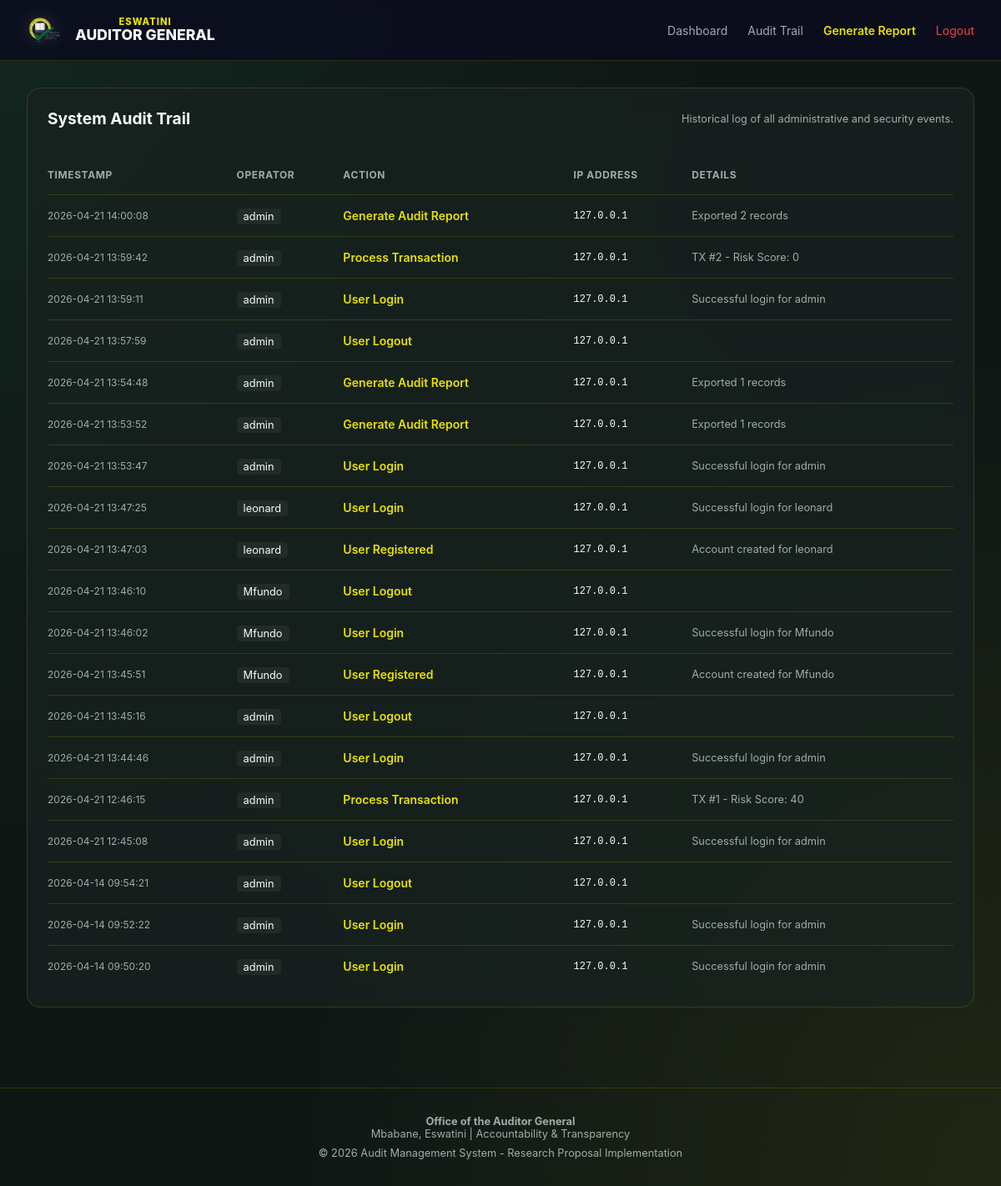
Page /audit_logs (signed in) on the committed database.
### models.py (models this page shows, shortened)
class AuditLog(db.Model):
    id = db.Column(db.Integer, primary_key=True)
    user_id = db.Column(db.Integer, db.ForeignKey('user.id'), nullable=True)
    action = db.Column(db.String(100), nullable=False)
    details = db.Column(db.Text)
    timestamp = db.Column(db.DateTime, default=datetime.utcnow)
    ip_address = db.Column(db.String(45))

class User(db.Model, UserMixin):
    id = db.Column(db.Integer, primary_key=True)
    username = db.Column(db.String(80), unique=True, nullable=False)
    email = db.Column(db.String(120), unique=True, nullable=False)
    password_hash = db.Column(db.String(128), nullable=False)
    role = db.Column(db.String(20), default='User') # Admin, User, Auditor
    created_at = db.Column(db.DateTime, default=datetime.utcnow)
    behavior_data = db.Column(db.Text, default='{}')
    transactions = db.relationship('Transaction', backref='owner', lazy=True)
    audit_logs = db.relationship('AuditLog', backref='user', lazy=True)

### app.py (the view)
@app.route('/audit_logs')
@login_required
def audit_view():
    if current_user.role != 'Admin':
        return "Access Denied", 403
    logs = AuditLog.query.order_by(AuditLog.timestamp.desc()).all()
    return render_template('audit_logs.html', logs=logs)

### app.py (called while the page is built)
@login_manager.user_loader
def load_user(user_id):
    return User.query.get(int(user_id))

### templates/audit_logs.html (shortened to what this page needs)
{% extends "layout.html" %}
{% block content %}
<div class="glass-panel">
    <div class="panel-header">
        <h3 style="font-size: 1.2rem;">System Audit Trail</h3>
        <p style="color: var(--text-secondary); font-size: 0.8rem;">Historical log of all administrative and security events.</p>
    </div>
    <table style="margin-top: 2rem;">
        <thead>
            <tr>
                <th>Timestamp</th>
                <th>Operator</th>
                <th>Action</th>
                <th>IP Address</th>
                <th>Details</th>
            </tr>
        </thead>
        <tbody>
            {% for log in logs %}
            <tr>
                <td style="font-size: 0.75rem; color: var(--text-secondary);">{{ log.timestamp.strftime('%Y-%m-%d %H:%M:%S') }}</td>
                <td>
                    <span style="padding: 2px 8px; border-radius: 4px; background: rgba(255,255,255,0.05); font-size: 0.8rem;">
                        {{ log.user.username if log.user else 'System' }}
                    </span>
                </td>
                <td style="font-weight: 600; color: var(--accent-secondary);">{{ log.action }}</td>
                <td style="font-size: 0.75rem; font-family: monospace;">{{ log.ip_address }}</td>
                <td style="color: var(--text-secondary); font-size: 0.8rem;">{{ log.details }}</td>
            </tr>
            {% endfor %}
        </tbody>
    </table>
</div>
{% endblock %}

### templates/layout.html (shortened to what this page needs)
<!DOCTYPE html>
<html lang="en">
<head>
    <link rel="stylesheet" href="{{ url_for('static', filename='css/style.css') }}">
</head>
<body>
    {% if current_user.is_authenticated %}
    <nav class="navbar">
        <div class="logo-container" style="display: flex; align-items: center; gap: 1rem;">
            <img src="{{ url_for('static', filename='logo.png') }}" alt="Logo" style="height: 40px; filter: drop-shadow(0 0 10px rgba(255,255,255,0.2));">
            <div class="logo-text" style="margin-bottom:0; font-size: 1.1rem; line-height: 1.1; display: block;">
                <span style="color: var(--accent-secondary); display: block; font-size: 0.7rem; letter-spacing: 1px;">ESWATINI</span>
                AUDITOR GENERAL
            </div>
        </div>
        <div class="nav-links">
            <a href="{{ url_for('index') }}" class="nav-link">Dashboard</a>
            {% if current_user.role in ['Admin', 'Auditor'] %}
            <a href="{{ url_for('audit_view') }}" class="nav-link">Audit Trail</a>
            <a href="{{ url_for('generate_report') }}" class="nav-link" style="color: var(--accent-secondary); font-weight: 600;">Generate Report</a>
            {% endif %}
            <a href="{{ url_for('logout') }}" class="nav-link" style="color: var(--accent-red);">Logout</a>
        </div>
    </nav>
    {% endif %}
    <div class="{% if not current_user.is_authenticated %}auth-container{% else %}container{% endif %}" style="padding: 2rem; min-height: 80vh;">
        {% block content %}{% endblock %}
    </div>
    <footer style="margin-top: 4rem; padding: 2rem; border-top: 1px solid var(--border-color); text-align: center; color: var(--text-secondary); font-size: 0.8rem;">
        <div style="margin-bottom: 0.5rem;">
            <strong>Office of the Auditor General</strong><br>
            Mbabane, Eswatini | Accountability & Transparency
        </div>
        <div>&copy; 2026 Audit Management System - Research Proposal Implementation</div>
    </footer>
</body>
</html>

### static/css/style.css (style rules this page uses)
:root { --bg-color: #0f1715; --card-bg: rgba(25, 35, 32, 0.7); --accent-primary: #1e6044; --accent-secondary: #e9e200; --accent-red: #ef4444; --accent-green: #2db87d; --text-primary: #f8fafc; --text-secondary: #a0acab; --border-color: rgba(233, 226, 0, 0.15); --glass-blur: blur(16px); }
* { margin: 0; padding: 0; box-sizing: border-box; font-family: 'Inter', system-ui, -apple-system, sans-serif; }
body { background: var(--bg-color); background-image: radial-gradient(at 0% 0%, rgba(30, 96, 68, 0.2) 0, transparent 50%), radial-gradient(at 100% 100%, rgba(233, 226, 0, 0.08) 0, transparent 50%), radial-gradient(at 50% 50%, rgba(30, 96, 68, 0.05) 0, transparent 50%); color: var(--text-primary); min-height: 100vh; padding: 0; }
.container { max-width: 1200px; margin: 0 auto; }
.glass-panel { background: var(--card-bg); backdrop-filter: var(--glass-blur); border: 1px solid var(--border-color); border-radius: 1rem; padding: 1.5rem; }
.panel-header { display: flex; justify-content: space-between; align-items: center; margin-bottom: 1.5rem; }
table { width: 100%; border-collapse: collapse; }
th { text-align: left; color: var(--text-secondary); font-size: 0.75rem; text-transform: uppercase; letter-spacing: 0.05em; padding: 1rem 0; }
td { padding: 1rem 0; border-top: 1px solid var(--border-color); font-size: 0.875rem; }
.logo-text { font-size: 1.5rem; font-weight: 800; text-align: center; margin-bottom: 2rem; }
.navbar { background: rgba(10, 11, 30, 0.8); backdrop-filter: blur(8px); border-bottom: 1px solid var(--border-color); padding: 1rem 2rem; display: flex; justify-content: space-between; align-items: center; position: sticky; top: 0; z-index: 100; }
.nav-links { display: flex; gap: 1.5rem; }
.nav-link { color: var(--text-secondary); text-decoration: none; font-size: 0.875rem; transition: color 0.2s; }

### rows in the picture
AuditLog: timestamp "2026-04-21 14:00:08", user "admin", action "Generate Audit Report", ip_address "127.0.0.1", details "Exported 2 records"
AuditLog: timestamp "2026-04-21 13:59:42", user "admin", action "Process Transaction", ip_address "127.0.0.1", details "TX #2 - Risk Score: 0"
AuditLog: timestamp "2026-04-21 13:59:11", user "admin", action "User Login", ip_address "127.0.0.1", details "Successful login for admin"
AuditLog: timestamp "2026-04-21 13:57:59", user "admin", action "User Logout", ip_address "127.0.0.1"
AuditLog: timestamp "2026-04-21 13:54:48", user "admin", action "Generate Audit Report", ip_address "127.0.0.1", details "Exported 1 records"
AuditLog: timestamp "2026-04-21 13:53:52", user "admin", action "Generate Audit Report", ip_address "127.0.0.1", details "Exported 1 records"
AuditLog: timestamp "2026-04-21 13:53:47", user "admin", action "User Login", ip_address "127.0.0.1", details "Successful login for admin"
AuditLog: timestamp "2026-04-21 13:47:25", user "leonard", action "User Login", ip_address "127.0.0.1", details "Successful login for leonard"
AuditLog: timestamp "2026-04-21 13:47:03", user "leonard", action "User Registered", ip_address "127.0.0.1", details "Account created for leonard"
AuditLog: timestamp "2026-04-21 13:46:10", user "Mfundo", action "User Logout", ip_address "127.0.0.1"
AuditLog: timestamp "2026-04-21 13:46:02", user "Mfundo", action "User Login", ip_address "127.0.0.1", details "Successful login for Mfundo"
AuditLog: timestamp "2026-04-21 13:45:51", user "Mfundo", action "User Registered", ip_address "127.0.0.1", details "Account created for Mfundo"
AuditLog: timestamp "2026-04-21 13:45:16", user "admin", action "User Logout", ip_address "127.0.0.1"
AuditLog: timestamp "2026-04-21 13:44:46", user "admin", action "User Login", ip_address "127.0.0.1", details "Successful login for admin"
AuditLog: timestamp "2026-04-21 12:46:15", user "admin", action "Process Transaction", ip_address "127.0.0.1", details "TX #1 - Risk Score: 40"
AuditLog: timestamp "2026-04-21 12:45:08", user "admin", action "User Login", ip_address "127.0.0.1", details "Successful login for admin"
AuditLog: timestamp "2026-04-14 09:54:21", user "admin", action "User Logout", ip_address "127.0.0.1"
AuditLog: timestamp "2026-04-14 09:52:22", user "admin", action "User Login", ip_address "127.0.0.1", details "Successful login for admin"
AuditLog: timestamp "2026-04-14 09:50:20", user "admin", action "User Login", ip_address "127.0.0.1", details "Successful login for admin"
